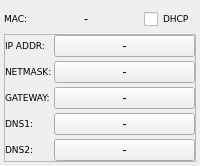
     <widget class="QWidget" name="tab_eth1">
      <attribute name="title">
       <string>Ethernet 1</string>
      </attribute>
      <layout class="QVBoxLayout" name="verticalLayout_3">
       <property name="spacing">
        <number>0</number>
       </property>
       <property name="margin">
        <number>4</number>
       </property>
       <item>
        <layout class="QHBoxLayout" name="horizontalLayout_3">
         <property name="spacing">
          <number>2</number>
         </property>
         <item>
          <widget class="QLabel" name="label_eth1_MACtxt">
           <property name="sizePolicy">
            <sizepolicy hsizetype="Minimum" vsizetype="Fixed">
             <horstretch>0</horstretch>
             <verstretch>0</verstretch>
            </sizepolicy>
           </property>
           <property name="font">
            <font>
             <family>DejaVu Sans</family>
             <pointsize>7</pointsize>
            </font>
           </property>
           <property name="focusPolicy">
            <enum>Qt::NoFocus</enum>
           </property>
           <property name="text">
            <string>MAC:</string>
           </property>
          </widget>
         </item>
         <item>
          <widget class="QLabel" name="label_eth1_MAC">
           <property name="sizePolicy">
            <sizepolicy hsizetype="MinimumExpanding" vsizetype="Fixed">
             <horstretch>0</horstretch>
             <verstretch>0</verstretch>
            </sizepolicy>
           </property>
           <property name="focusPolicy">
            <enum>Qt::NoFocus</enum>
           </property>
           <property name="text">
            <string>-</string>
           </property>
           <property name="alignment">
            <set>Qt::AlignCenter</set>
           </property>
          </widget>
         </item>
         <item>
          <widget class="QCheckBox" name="checkBox_eth1_DHCP">
           <property name="sizePolicy">
            <sizepolicy hsizetype="Fixed" vsizetype="Fixed">
             <horstretch>0</horstretch>
             <verstretch>0</verstretch>
            </sizepolicy>
           </property>
           <property name="minimumSize">
            <size>
             <width>0</width>
             <height>30</height>
            </size>
           </property>
           <property name="font">
            <font>
             <family>DejaVu Sans</family>
             <pointsize>7</pointsize>
            </font>
           </property>
           <property name="focusPolicy">
            <enum>Qt::NoFocus</enum>
           </property>
           <property name="text">
            <string>DHCP</string>
           </property>
          </widget>
         </item>
        </layout>
       </item>
       <item>
        <widget class="QFrame" name="frame_eth1">
         <property name="focusPolicy">
          <enum>Qt::NoFocus</enum>
         </property>
         <property name="frameShape">
          <enum>QFrame::StyledPanel</enum>
         </property>
         <property name="frameShadow">
          <enum>QFrame::Raised</enum>
         </property>
         <layout class="QGridLayout" name="gridLayout_2">
          <property name="horizontalSpacing">
           <number>2</number>
          </property>
          <property name="verticalSpacing">
           <number>4</number>
          </property>
          <property name="margin">
           <number>0</number>
          </property>
          <item row="5" column="1">
           <widget class="QPushButton" name="pushButton_eth1_DNS2">
            <property name="sizePolicy">
             <sizepolicy hsizetype="MinimumExpanding" vsizetype="MinimumExpanding">
              <horstretch>0</horstretch>
              <verstretch>0</verstretch>
             </sizepolicy>
            </property>
            <property name="focusPolicy">
             <enum>Qt::NoFocus</enum>
            </property>
            <property name="text">
             <string>-</string>
            </property>
           </widget>
          </item>
          <item row="4" column="0">
           <widget class="QLabel" name="label_eth1_DNS1">
            <property name="sizePolicy">
             <sizepolicy hsizetype="Minimum" vsizetype="Fixed">
              <horstretch>0</horstretch>
              <verstretch>0</verstretch>
             </sizepolicy>
            </property>
            <property name="font">
             <font>
              <family>DejaVu Sans</family>
              <pointsize>7</pointsize>
             </font>
            </property>
            <property name="focusPolicy">
             <enum>Qt::NoFocus</enum>
            </property>
            <property name="text">
             <string>DNS1:</string>
            </property>
           </widget>
          </item>
          <item row="1" column="1">
           <widget class="QPushButton" name="pushButton_eth1_IP">
            <property name="sizePolicy">
             <sizepolicy hsizetype="MinimumExpanding" vsizetype="MinimumExpanding">
              <horstretch>0</horstretch>
              <verstretch>0</verstretch>
             </sizepolicy>
            </property>
            <property name="focusPolicy">
             <enum>Qt::NoFocus</enum>
            </property>
            <property name="text">
             <string>-</string>
            </property>
           </widget>
          </item>
          <item row="4" column="1">
           <widget class="QPushButton" name="pushButton_eth1_DNS1">
            <property name="sizePolicy">
             <sizepolicy hsizetype="MinimumExpanding" vsizetype="MinimumExpanding">
              <horstretch>0</horstretch>
              <verstretch>0</verstretch>
             </sizepolicy>
            </property>
            <property name="focusPolicy">
             <enum>Qt::NoFocus</enum>
            </property>
            <property name="text">
             <string>-</string>
            </property>
           </widget>
          </item>
          <item row="3" column="0">
           <widget class="QLabel" name="label_eth1_GW">
            <property name="sizePolicy">
             <sizepolicy hsizetype="Minimum" vsizetype="Fixed">
              <horstretch>0</horstretch>
              <verstretch>0</verstretch>
             </sizepolicy>
            </property>
            <property name="font">
             <font>
              <family>DejaVu Sans</family>
              <pointsize>7</pointsize>
             </font>
            </property>
            <property name="focusPolicy">
             <enum>Qt::NoFocus</enum>
            </property>
            <property name="text">
             <string>GATEWAY:</string>
            </property>
           </widget>
          </item>
          <item row="5" column="0">
           <widget class="QLabel" name="label_eth1_DNS2">
            <property name="sizePolicy">
             <sizepolicy hsizetype="Minimum" vsizetype="Fixed">
              <horstretch>0</horstretch>
              <verstretch>0</verstretch>
             </sizepolicy>
            </property>
            <property name="font">
             <font>
              <family>DejaVu Sans</family>
              <pointsize>7</pointsize>
             </font>
            </property>
            <property name="focusPolicy">
             <enum>Qt::NoFocus</enum>
            </property>
            <property name="text">
             <string>DNS2:</string>
            </property>
           </widget>
          </item>
          <item row="1" column="0">
           <widget class="QLabel" name="label_eth1_IP">
            <property name="sizePolicy">
             <sizepolicy hsizetype="Minimum" vsizetype="Fixed">
              <horstretch>0</horstretch>
              <verstretch>0</verstretch>
             </sizepolicy>
            </property>
            <property name="font">
             <font>
              <family>DejaVu Sans</family>
              <pointsize>7</pointsize>
             </font>
            </property>
            <property name="focusPolicy">
             <enum>Qt::NoFocus</enum>
            </property>
            <property name="text">
             <string>IP ADDR:</string>
            </property>
           </widget>
          </item>
          <item row="2" column="1">
           <widget class="QPushButton" name="pushButton_eth1_NM">
            <property name="sizePolicy">
             <sizepolicy hsizetype="MinimumExpanding" vsizetype="MinimumExpanding">
              <horstretch>0</horstretch>
              <verstretch>0</verstretch>
             </sizepolicy>
            </property>
            <property name="focusPolicy">
             <enum>Qt::NoFocus</enum>
            </property>
            <property name="text">
             <string>-</string>
            </property>
           </widget>
          </item>
          <item row="2" column="0">
           <widget class="QLabel" name="label_eth1_NM">
            <property name="sizePolicy">
             <sizepolicy hsizetype="Minimum" vsizetype="Fixed">
              <horstretch>0</horstretch>
              <verstretch>0</verstretch>
             </sizepolicy>
            </property>
            <property name="font">
             <font>
              <family>DejaVu Sans</family>
              <pointsize>7</pointsize>
             </font>
            </property>
            <property name="focusPolicy">
             <enum>Qt::NoFocus</enum>
            </property>
            <property name="text">
             <string>NETMASK:</string>
            </property>
           </widget>
          </item>
          <item row="3" column="1">
           <widget class="QPushButton" name="pushButton_eth1_GW">
            <property name="sizePolicy">
             <sizepolicy hsizetype="MinimumExpanding" vsizetype="MinimumExpanding">
              <horstretch>0</horstretch>
              <verstretch>0</verstretch>
             </sizepolicy>
            </property>
            <property name="focusPolicy">
             <enum>Qt::NoFocus</enum>
            </property>
            <property name="text">
             <string>-</string>
            </property>
           </widget>
          </item>
         </layout>
        </widget>
       </item>
      </layout>
     </widget>
